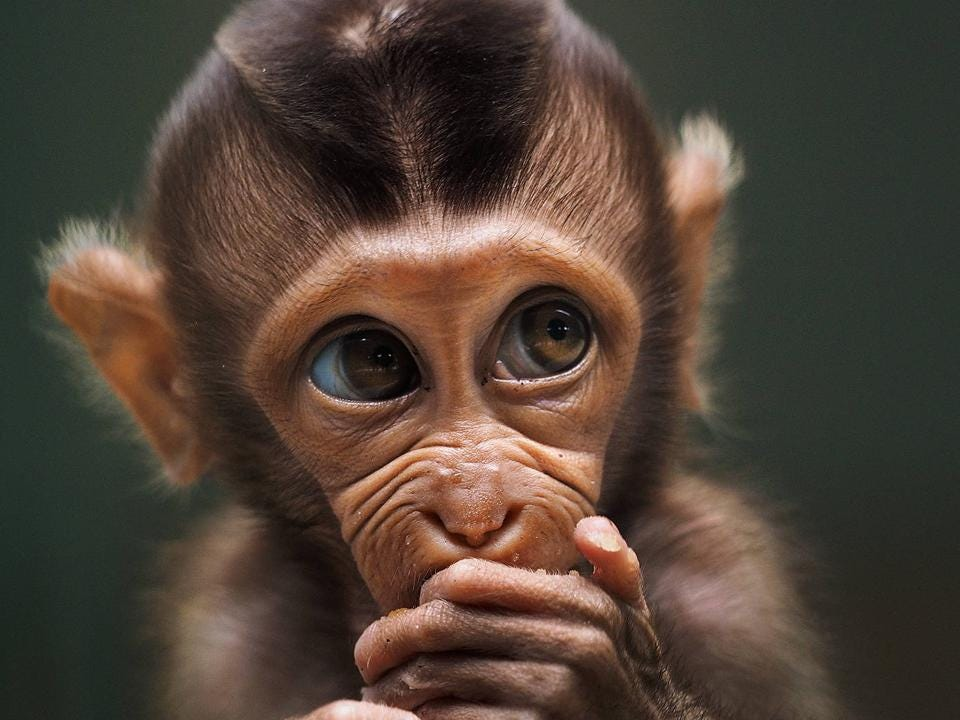
#> input picture Quiz/Quiz-1/Monkey.jpg, 960 x 720 px
$ jupyter execute RGB_TO_GRAYSCALE.ipynb
#> lines starting #> are read from the running program, lines starting #| are printed output that depends on the picture
# Importing All usefull Libraries

[cell 1]
import numpy as np
import matplotlib.pylab as plt
import cv2 as cv

# Reading Image

[cell 2]
#Image Reading
im = plt.imread("Monkey.jpg")
#> im is the input picture: shape (720, 960, 3); mean R, G, B 80.6, 66.2, 55.3
#to display the images
plt.imshow(im)

# Creating ndArray for grayScale

[cell 3]
grayScale = np.zeros( (im.shape[0], im.shape[1]) , dtype=np.uint8)

# Converting to GrayScale

[cell 4]
for i in range(im.shape[0]):
    for j in range(im.shape[1]):
        grayScale[i,j] = int(im[i,j].mean())
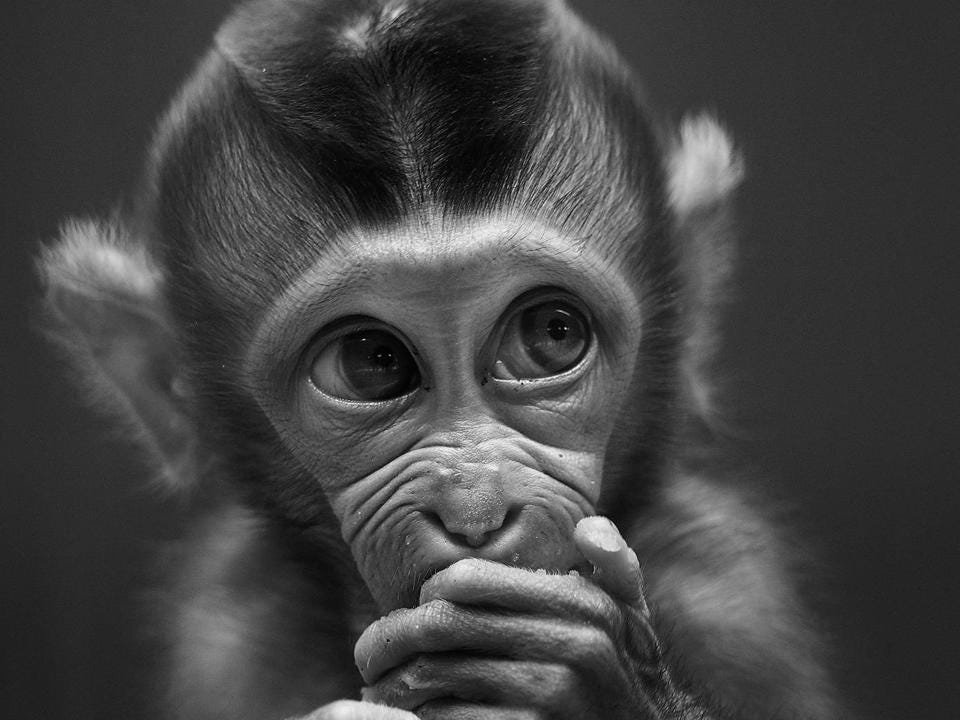
#> grayScale: shape (720, 960); min 0, max 250, mean 67

plt.imshow(grayScale,cmap = 'gray')
